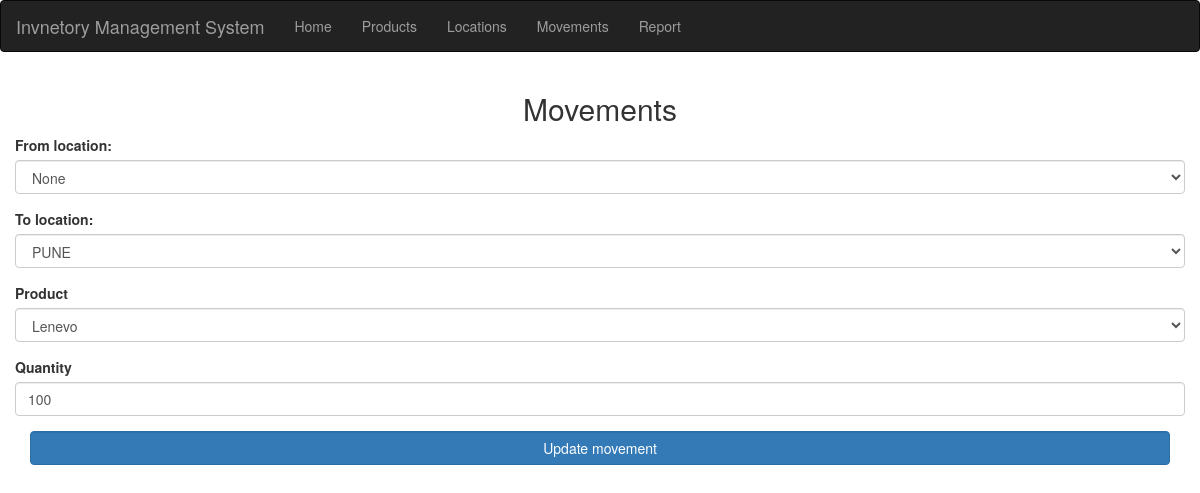
The page /movements/1/update on the database its author committed.
### app.py (models this page shows, shortened)
class Movement(db.Model):
    movement_id= db.Column(db.Integer,primary_key=True)
    product_id= db.Column(db.Integer,db.ForeignKey('product.id'))
    product = db.relationship("Product")
    to_location_id = db.Column(db.Integer,db.ForeignKey('location.id'))
    to_location =   db.relationship("Location",primaryjoin=to_location_id==Location.id)
    from_location_id = db.Column(db.Integer,db.ForeignKey('location.id'))
    from_location = db.relationship("Location",primaryjoin=from_location_id==Location.id)
    quantity = db.Column(db.Integer)

class Location(db.Model):
    __tablename__ = 'location'
    id = db.Column(db.Integer,primary_key=True)
    name= db.Column(db.String(50))

class Product(db.Model):
    __tablename__ = 'product'
    id = db.Column(db.Integer,primary_key=True)
    name = db.Column(db.String(50),nullable=False)

### app.py (the view, shortened to what this page needs)
@app.route('/movements/<int:id>/update',methods=["GET","POST"])
def update_movements(id):
    movement_to_be_updated = Movement.query.get_or_404(id)
    if request.method == "GET":
        products = Product.query.all()
        locations = Location.query.all()
        movements = Movement.query.all()
        return render_template('update_movements.html',products=products,locations=locations,movement=movement_to_be_updated)

### templates/update_movements.html (shortened to what this page needs)
{% extends 'base.html' %}
{% block body %}
<div class="container">
    <h2 class="text-center mt-3">
        Movements
    </h2>
    <form action="/movements" method="post">
        <div class="row">
            <div class="form-group col">
                <label for="from-location">From location:</label>
                <select name="from-location" id="from-location" class="form-control">
                    <option value="none">None</option>
                </select>
            </div>
            <div class="form-group col">
                <label for="to-location">To location:</label>
                <select name="to-location" id="to-location" class="form-control">
                    {% for location in locations %}
                    <option value="{{location.id}}" {% if location.id == movement.to_location_id%}selected{% endif %}>{{location.name}}</option>
                    {% endfor %}
                </select>
            </div>
        </div>
        <div class="row">
            <div class="form-group col">
                <label for="product">Product</label>
                <select name="product" id="product" class="form-control">
                    {% for product in products %}
                    <option value="{{ product.id }}" {% if product.id == movement.product_id%}selected{% endif %}>{{product.name}}</option>
                    {% endfor %}
                </select>
            </div>
            <div class="form-group col">
                <label for="quantity">Quantity</label>
                <input type="number" name="quantity" id="quantity" class="form-control" min="1" max="{{movement.quantity}}" value="{{movement.quantity}}">
            </div>
        </div>
        <input type="submit" value="Update movement" class="form-control btn btn-primary">
    </form>
</div>
{%endblock%}

### rows shown on the page
Movement: to-location "PUNE", product "Lenevo", quantity "100"
